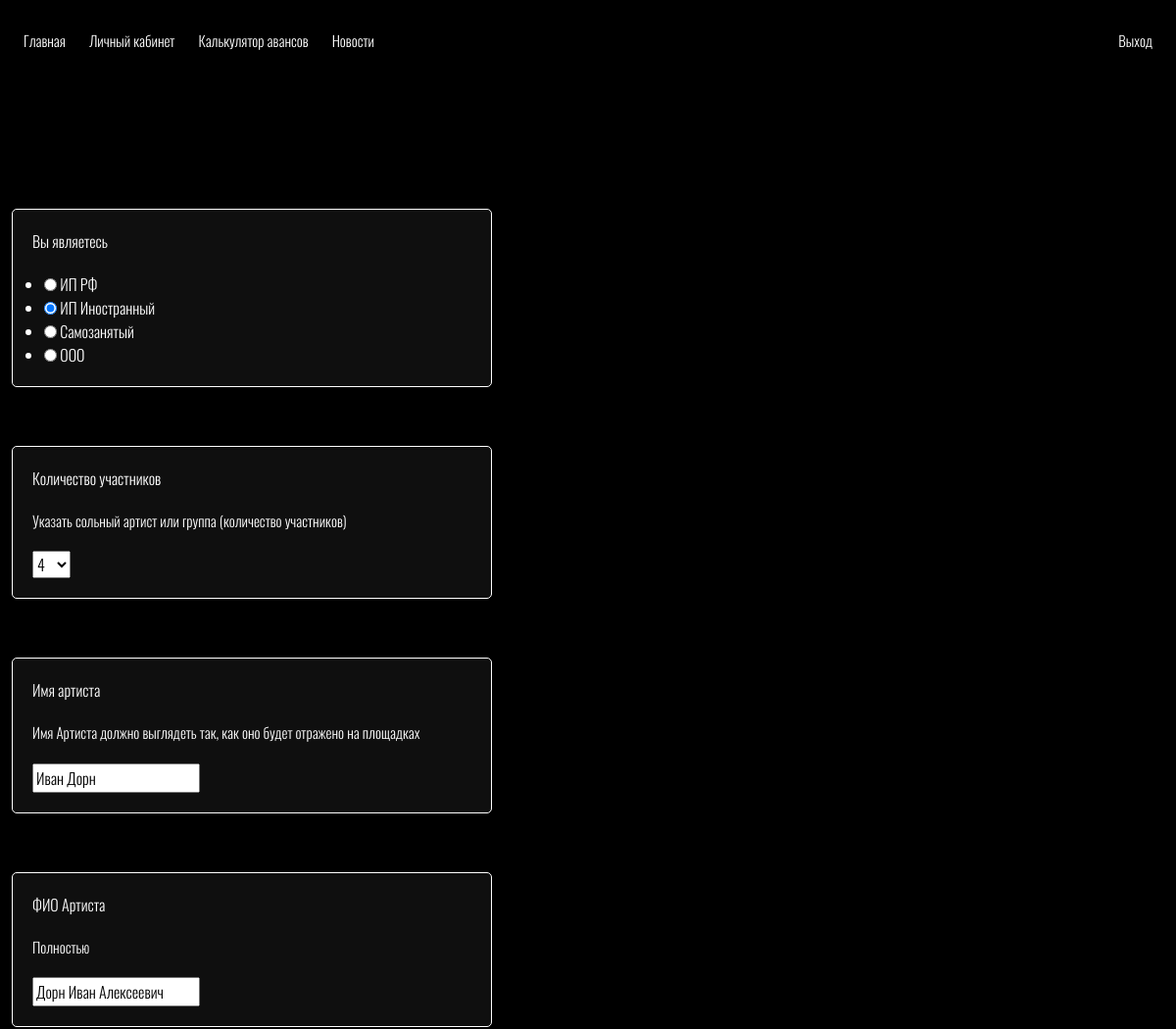
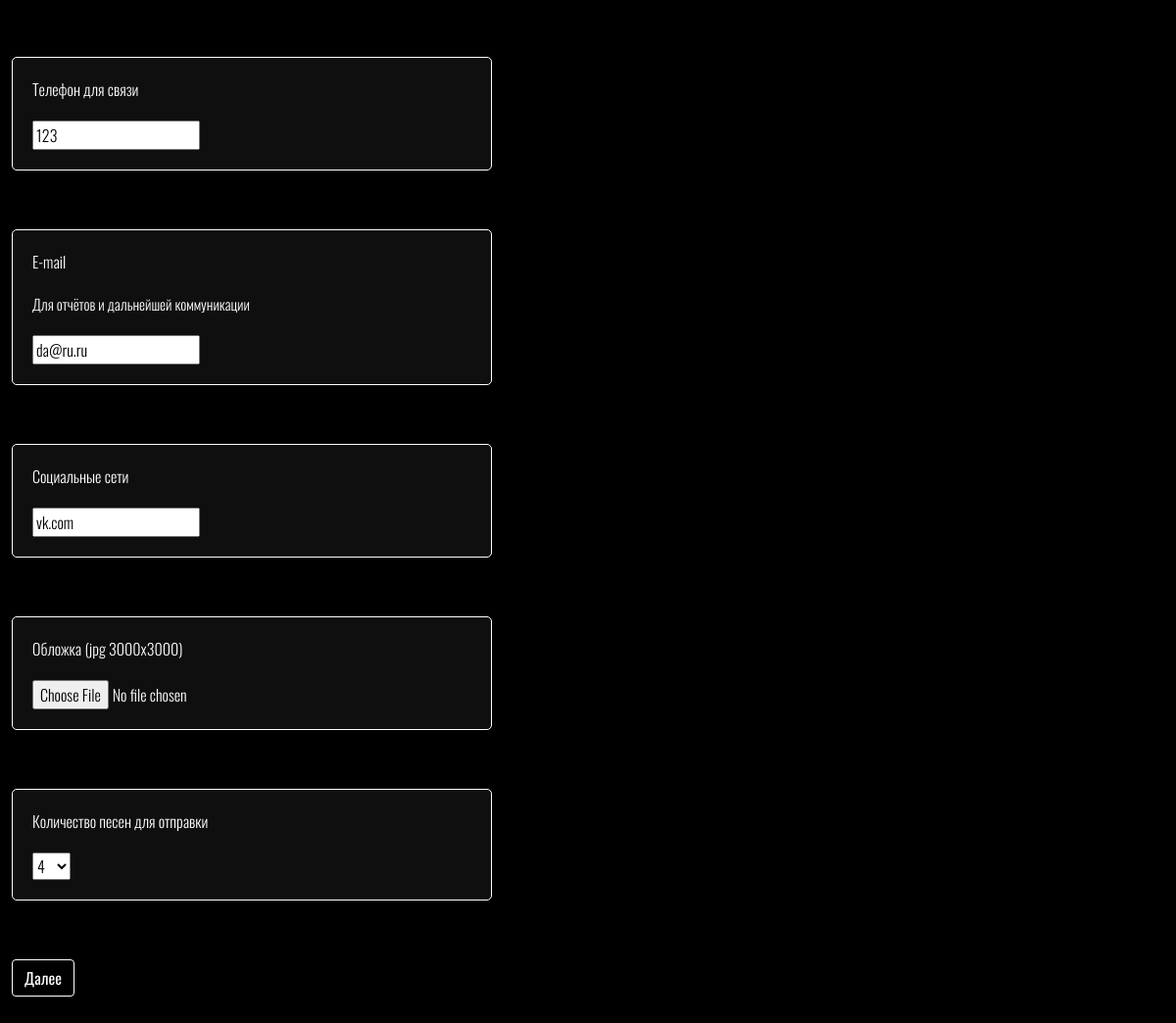
Page /documents/ (signed in) on the committed database (2 pictures, top to bottom).
### documents/models.py (models this page shows)
class MainInfoDocs(models.Model):
    org_type_choices = [
        ('IPRF', 'ИП РФ'),
        ('IPIN', 'ИП Иностранный'),
        ('SAM', 'Самозанятый'),
        ('OOO', 'ООО'),
    ]
    integer_choices = [(i, i) for i in range(1, 21)]
    you_are = models.CharField(max_length=20, choices=org_type_choices, verbose_name='Вы являетесь', default='IPRF')
    partners_value = models.IntegerField(choices=integer_choices, null=True, default=1, verbose_name='Количество участников')
    artist_name = models.CharField(max_length=100, verbose_name='Имя артиста')
    artist_fio = models.CharField(max_length=100, verbose_name='ФИО Артиста')
    phone_number = models.CharField(max_length=10, verbose_name='Телефон для связи')
    email = models.EmailField(verbose_name='E-mail')
    socials = models.CharField(max_length=500, verbose_name='Социальные сети', blank=True, null=True)
    cover = models.ImageField(upload_to = 'uploads/%Y/%m/%d/', verbose_name='Обложка (jpg 3000x3000)', blank=True, null=True)
    num_songs = models.IntegerField(choices=integer_choices, null=True, default=1, verbose_name='Количество песен для отправки')
    user = models.ForeignKey(User, on_delete=models.CASCADE, null=True)

### documents/views.py (the view, shortened to what this page needs)
# urls.py: path('', MainInfoDocsView.as_view(), name='documents'),
class MainInfoDocsView(LoginRequiredMixin, FormView):
    template_name = 'documents/documents.html'
    form_class = MainInfoDocsForm
    form_title = 'Для лицензиара'
    def get(self, request, *args, **kwargs):
        user = User.objects.get(username = request.user)
        objects = MainInfoDocs.objects.filter(user_id = user.id).values()
        if len(objects) != 0:
            for item in objects:
                data = item
            data['user'] = user
            form = self.form_class(initial = data)
        else:
            form = self.form_class(initial = {'user': user})
        return render(request, self.template_name, {'form': form, 'form_title': self.form_title})

### documents/forms.py
class MainInfoDocsForm(ModelForm):
    class Meta:
        model = MainInfoDocs
        fields = ('you_are', 'partners_value', 'artist_name', 'artist_fio', 'phone_number', 'email', 'socials', 'cover', 'num_songs', 'user',)
        widgets = {
            'you_are': RadioSelect,
            'user': HiddenInput,
        }
        help_texts = {
            'partners_value': 'Указать сольный артист или группа (количество участников)',
            'artist_name': 'Имя Артиста должно выглядеть так, как оно будет отражено на площадках',
            'artist_fio': 'Полностью',
            'email': 'Для отчётов и дальнейшей коммуникации',
        }

### documents/templates/documents/documents.html (shortened to what this page needs)
{% extends 'base.html' %}
{% load static %}
{% block header %}
{% include '_nav.html' %}
{% endblock %}
{% block body %}
<div class="container-xxl !direction !spacing">
    <div class="row ${1| ,row-cols-2,row-cols-3, auto,justify-content-md-center,|}">
        <form method="POST" action="" novalidate enctype="multipart/form-data">
            {% for item in form.visible_fields %}
                <div class="col-xxl release-form">
                    <div class="col-5 ">
                        <p>{{ item.label }}</p>
                        {% autoescape off %}
                        <p style="font-size: 15px;">{{ item.help_text }}</p>
                        {% endautoescape %}
                        <p>{{ item }}</p>
                    </div>
                </div>
            {% endfor %}
            <div class="col-xxl release-button">
                <div class="col-5">
                    <button class="btn button" type="submit">Далее</button>
                </div>
            </div>
        </form>
    </div>
</div>
{% endblock %}

### templates/static/css/main.css (style rules this page uses)
body { background-color: black; }
.release-form { margin: auto; margin-top: 40px; }
.release-form div { border: solid 1px white; border-radius: 5px; background-color: #0f0f0f; margin-bottom: 60px; font-family: var(--oswald_light); color: white; }
.release-button { display: flex; margin: auto; margin-bottom: 40px; justify-content: space-between; }
.button { border: 1px solid; background: none; font-family: var(--oswald_regular); color: white; }
.release-form p { margin: 20px 20px 20px 20px; }

### rows in the picture
MainInfoDocs: visible_fields "☐ ИП РФ ☑ ИП Иностранный ☐ Самозанятый ☐ ООО" "4" "Иван Дорн" "Дорн Иван Алексеевич" "123" "da@ru.ru" "vk.com" "4"

### other values in the picture
{{ item.label }} "Вы являетесь" "Количество участников" "Имя артиста" "ФИО Артиста" "Телефон для связи" "E-mail" "Социальные сети" "Обложка (jpg 3000x3000)" "Количество песен для отправки"
{{ item.help_text }} "Указать сольный артист или группа (количество участников)" "Имя Артиста должно выглядеть так, как оно будет отражено на площадках" "Полностью" "Для отчётов и дальнейшей коммуникации"
